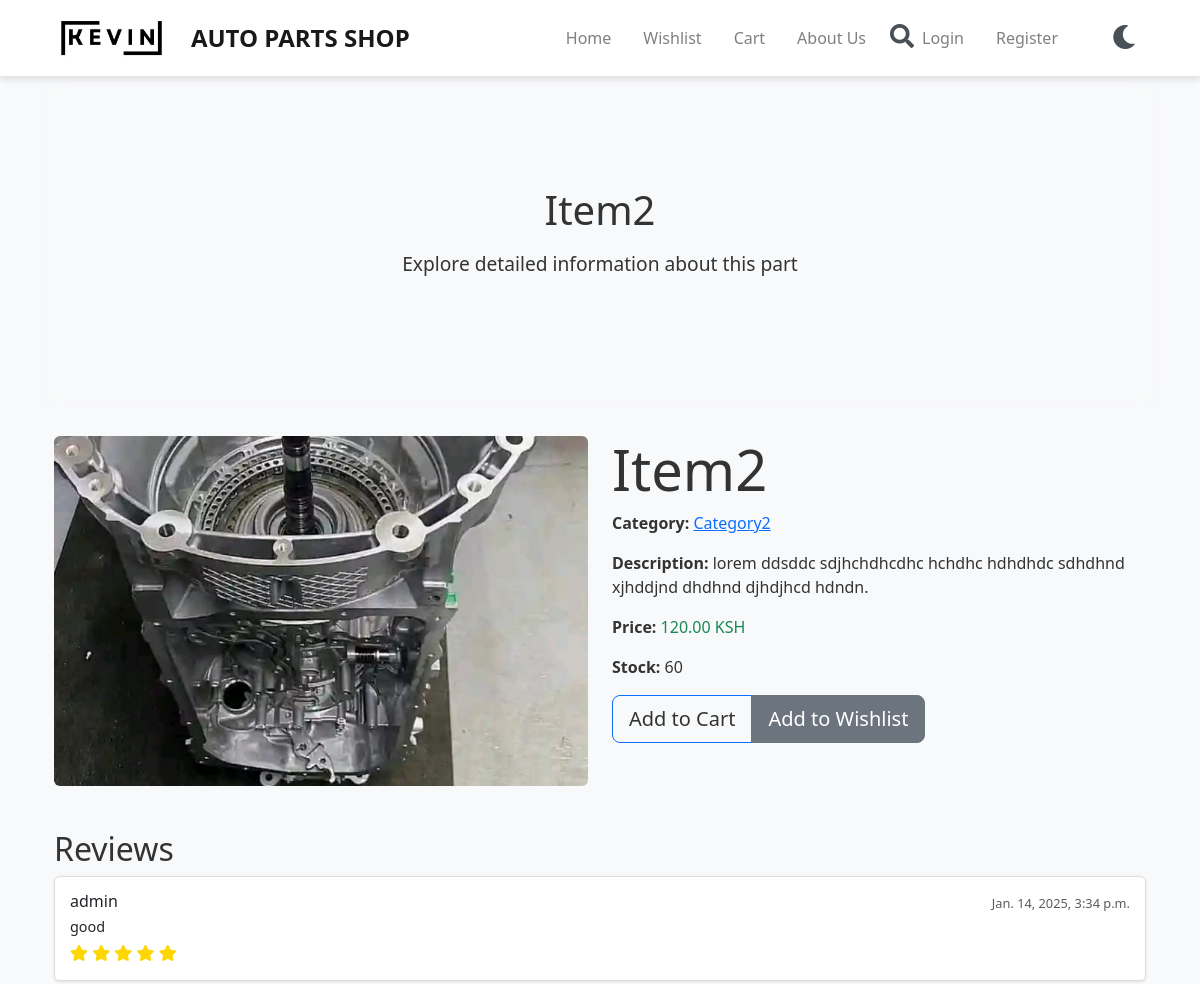
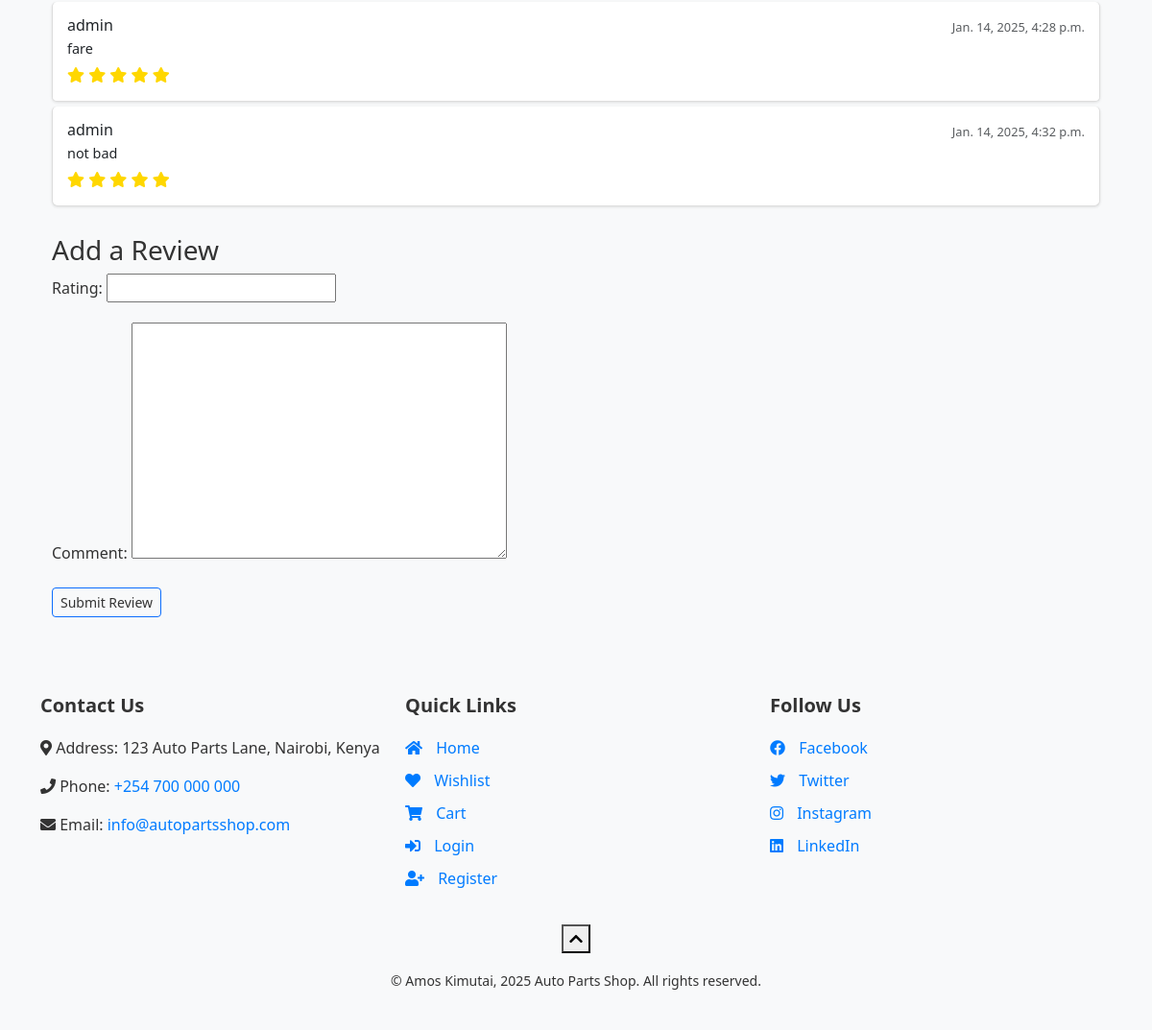
The app's page /part/2/ with its own data (2 pictures, top to bottom).
### core/models.py (models this page shows, shortened)
class Part(models.Model):
    name = models.CharField(max_length=100)
    category = models.ForeignKey(Category, on_delete=models.CASCADE)
    description = models.TextField(blank=True, null=True)
    price = models.DecimalField(max_digits=10, decimal_places=2)
    stock = models.IntegerField()
    image = models.ImageField(upload_to='parts/', null=True, blank=True)
    currency = models.CharField(max_length=3, default='KES')

class Category(models.Model):
    name = models.CharField(max_length=100)
    description = models.TextField(blank=True, null=True)
    image = models.ImageField(upload_to='categories/', blank=True, null=True)

class Review(models.Model):
    part = models.ForeignKey(Part, on_delete=models.CASCADE)
    user = models.ForeignKey(User, on_delete=models.CASCADE)
    rating = models.IntegerField(validators=[MaxValueValidator(5)])
    comment = models.TextField()
    created_at = models.DateTimeField(auto_now_add=True)

### core/views.py (the view)
# urls.py: path('part/<int:part_id>/', views.part_detail, name='part_detail'),
def part_detail(request, part_id):
    part = get_object_or_404(Part, id=part_id)
    reviews = Review.objects.filter(part=part)
    if request.method == 'POST':
        form = ReviewForm(request.POST)
        if form.is_valid():
            review = form.save(commit=False)
            review.user = request.user
            review.part = part
            review.save()
            return redirect('part_detail', part_id=part.id)
    else:
        form = ReviewForm()
    return render(request, 'core/part_detail.html', {'part': part, 'reviews': reviews, 'form': form})

### core/forms.py
class ReviewForm(forms.ModelForm):
    class Meta:
        model = Review
        fields = ['rating', 'comment']

### core/templatetags/custom_filters.py (called while the page is built)
@register.filter
def range_filter(value, max_value):
    return range(1, max_value)

### core/templates/core/part_detail.html (shortened to what this page needs)
{% extends 'base.html' %}
{% load static %}
{% load custom_filters %}
{% block content %}
<div class="hero-section">
    <h1>{{ part.name }}</h1>
    <p>Explore detailed information about this part</p>
</div>
<div class="container mt-4">
    <div class="row">
        <div class="col-md-6">
            {% if part.image %}
                <img src="{{ part.image.url }}" class="img-fluid uniform-image rounded" alt="{{ part.name }}">
            {% endif %}
        </div>
        <div class="col-md-6">
            <h1 class="display-4">{{ part.name }}</h1>
            <p><strong>Category:</strong> <a href="{% url 'category_detail' part.category.id %}">{{ part.category.name }}</a></p>
            <p><strong>Description:</strong> {{ part.description }}</p>
            <p><strong>Price:</strong> <span class="text-success">{{ part.price }} {{ part.currency }}</span></p>
            <p><strong>Stock:</strong> {{ part.stock }}</p>
            <div class="btn-group" role="group">
                <a href="{% url 'add_to_cart' part.id %}" class="btn btn-primary btn-lg">Add to Cart</a>
                <a href="{% url 'add_to_wishlist' part.id %}" class="btn btn-secondary btn-lg">Add to Wishlist</a>
            </div>
        </div>
    </div>
    <div class="mt-4">
        <h2>Reviews</h2>
        <ul class="list-group mb-4">
            {% for review in reviews %}
                <li class="list-group-item review-item">
                    <div class="d-flex w-100 justify-content-between align-items-center">
                        <h5 class="mb-1">{{ review.user.username }}</h5>
                        <small class="text-muted">{{ review.created_at }}</small>
                    </div>
                    <p class="mb-1">{{ review.comment }}</p>
                    <div>
                        {% for i in 1|range_filter:6 %}
                            {% if i <= review.rating %}
                                <span class="fa fa-star checked"></span>
                            {% else %}
                                <span class="fa fa-star"></span>
                            {% endif %}
                        {% endfor %}
                    </div>
                </li>
            {% empty %}
                <li class="list-group-item">
                    <p class="mb-1">No reviews yet. Be the first to review this product!</p>
                </li>
            {% endfor %}
        </ul>
        <h3>Add a Review</h3>
        <form method="post" class="needs-validation" novalidate>
            {{ form.as_p }}
            <button type="submit" class="btn btn-primary btn-sm">Submit Review</button>
        </form>
    </div>
</div>
{% endblock %}

### core/templates/base.html (style rules this page uses)
:root { --background-color: #f8f9fa; --text-color: #333; --navbar-bg: #fff; --navbar-text: #495057; --navbar-link-hover: #007bff; --footer-bg: #f8f9fa; --footer-text: #333; --footer-link: #007bff; --footer-link-hover: #0056b3; --button-bg: #007bff; --button-hover: #0056b3; }
body { font-family: 'Segoe UI', Tahoma, Geneva, Verdana, sans-serif; background-color: var(--background-color); color: var(--text-color); transition: background-color 0.3s, color 0.3s; padding-top: 60px; }

### core/templates/core/part_detail.html (style rules this page uses)
.hero-section { background-size: cover; height: 40vh; text-align: center; display: flex; align-items: center; justify-content: center; flex-direction: column; margin-bottom: 2rem; backdrop-filter: blur(10px); }
.hero-section h1 { font-size: 2.5rem; margin-bottom: 1rem; }
.hero-section p { font-size: 1.2rem; margin-bottom: 1.5rem; }
.uniform-image { width: 100%; height: 350px; object-fit: cover; margin-bottom: 20px; transition: transform 0.3s ease; }
.btn-primary { background-color: var(--button-bg-color); color: var(--button-text-color); }
.list-group-item { border: 1px solid #ddd; border-radius: 5px; margin-bottom: 5px; padding: 15px; background-color: #fff; box-shadow: 0 1px 3px rgba(0, 0, 0, 0.1); }
.review-item { transition: background-color 0.3s ease, color 0.3s ease; }
.review-item h5 { font-size: 1rem; }
.review-item small { font-size: 0.8rem; }
.review-item p { font-size: 0.9rem; margin-bottom: 0.5rem; }
.fa-star { color: #ffd700; }
.fa-star.checked { color: #ffd700; }

### records on screen
Part: name "Item2", image (picture), category.name "Category2", description "lorem ddsddc sdjhchdhcdhc hchdhc hdhdhdc sdhdhnd xjhddjnd dhdhnd djhdjhcd hdndn.", price "120.00", currency "KSH", stock "60"
Review: user.username "admin", created_at "Jan. 14, 2025, 3:34 p.m.", comment "good"
Review: user.username "admin", created_at "Jan. 14, 2025, 4:28 p.m.", comment "fare"
Review: user.username "admin", created_at "Jan. 14, 2025, 4:32 p.m.", comment "not bad"
